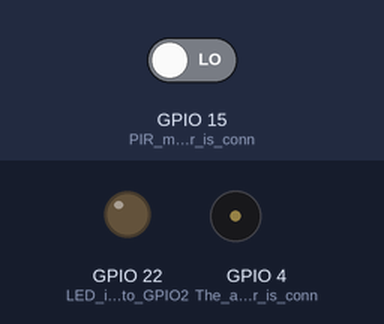
The sketch below on a simulated ESP32. Parts: output pins drawn as LEDs (lit = HIGH), buzzer (waves = sounding, pin HIGH). Dashed ring = blinking. The inputs (shaded band) are chosen by the test bench; at power-on: GPIO 15 (PIR_motion_sensor_is_conn) LOW.

Above: at 1.2 s.
1.3 s: GPIO 15 (PIR_motion_sensor_is_conn) driven HIGH
At 1.4 s:
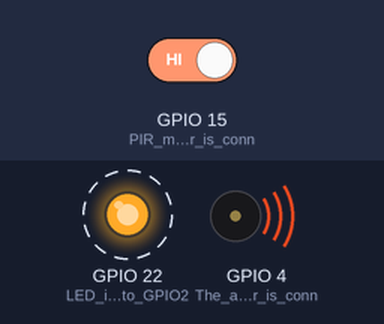
4.3 s: GPIO 15 (PIR_motion_sensor_is_conn) driven LOW
At 5.1 s:
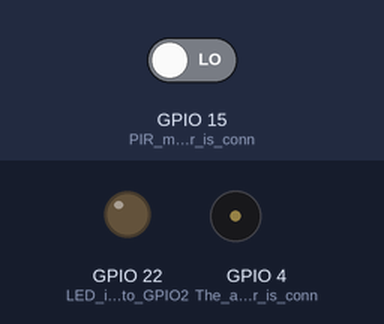
Timing chart, 0 to 7.3 s (numbered marks = the images above; inputs shaded):
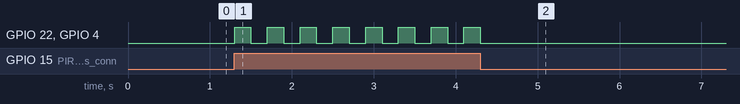

The sketch:

PIR_alarm.ino
```cpp
//**********************************************************************************
/*
 * Filename    : PIR alarm
 * Description : PIR control buzzer
 * Auther      : http//www.keyestudio.com
*/
int item = 0;
void setup() {
  pinMode(15, INPUT);  //PIR motion sensor is connected to GPIO15 and set as the input mode
  pinMode(4, OUTPUT);//The active buzzer is connected to GPIO4 and set to output mode
  pinMode(22, OUTPUT);//LED is connected to GPIO22 and set to output mode
}

void loop() {
  item = digitalRead(15);//Read digital level signal output by infrared pyrorelease sensor
  if (item == 1) {  //Movement detected
    digitalWrite(4, HIGH); //Turn on the buzzer
    digitalWrite(22, HIGH); //Turn on the LED
    delay(200);//Delay 200ms
    digitalWrite(4, LOW); //Turn off the buzzer
    digitalWrite(22, LOW); //Turn off the LED
    delay(200);//Delay 200ms
  } else {  //No detection
    digitalWrite(4, LOW); //Turn off the buzzer
    digitalWrite(22, LOW); //Turn off the LED
  }
}
//**********************************************************************************
```

Measured:
- after the input at 1.3 s, GPIO 22 (LED_is_connected_to_GPIO2), GPIO 4 (The_active_buzzer_is_conn): alternates HIGH for 0.20 s and LOW for 0.20 s, starting at once
- after the input at 4.3 s, GPIO 22 (LED_is_connected_to_GPIO2), GPIO 4 (The_active_buzzer_is_conn): goes on until 4.3 s, then stays LOW
